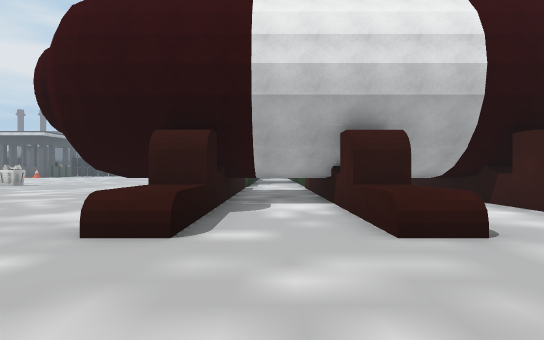
view 1 (above)

21 first-person views from a walk through a Unity game level. The camera is 1.5 m above the floor, looks level and sees 80° across. The floor is counted in squares, 2 m on a side. Each view is taken from the middle of a square. On the plan, view 1 faces up. The plan holds only what a view shows up to about 11 squares ahead; the rest is blank. The place goes on beyond the plan. The player is left out. Some surface patterns are stand-ins.

view 2
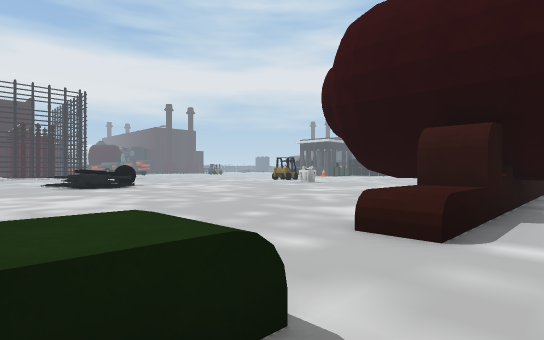

view 3
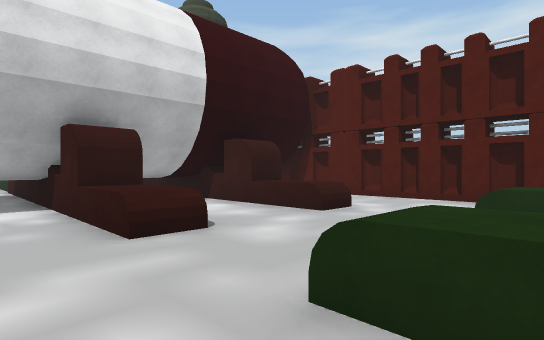

view 4
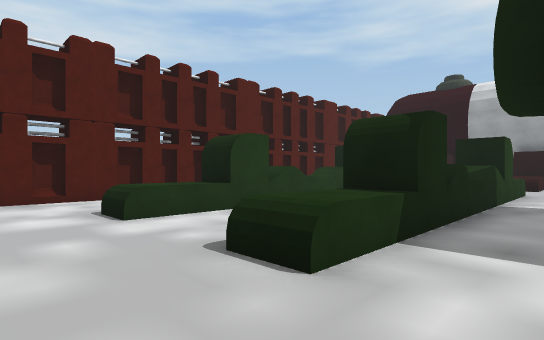

view 5
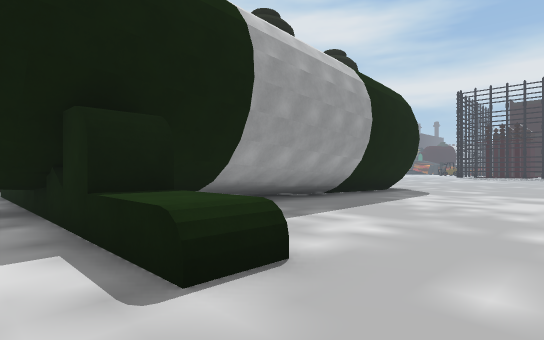

view 6
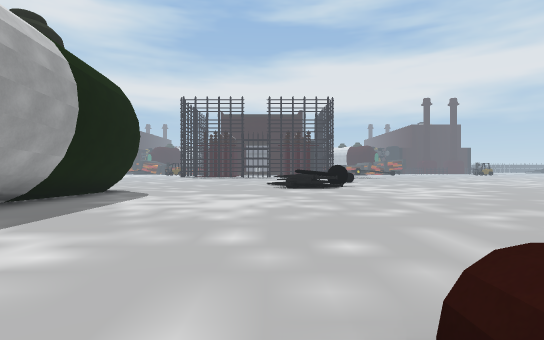

view 7
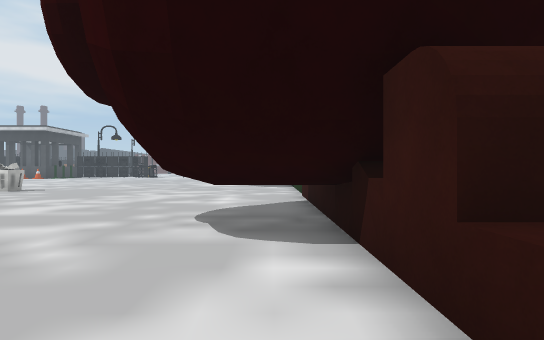

view 8
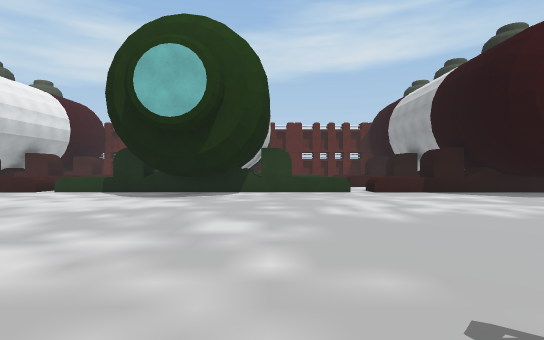

view 9
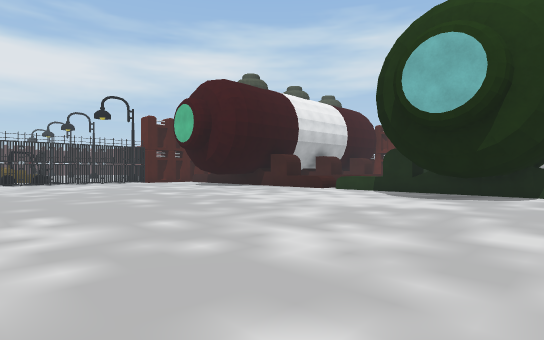

view 10
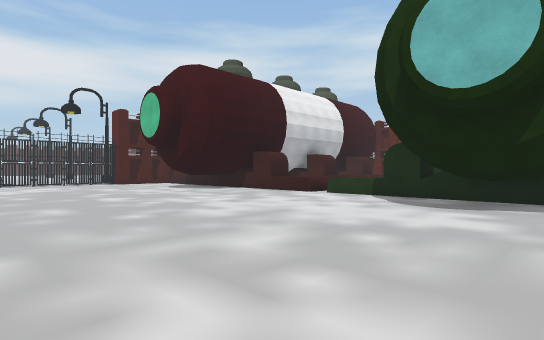

view 11
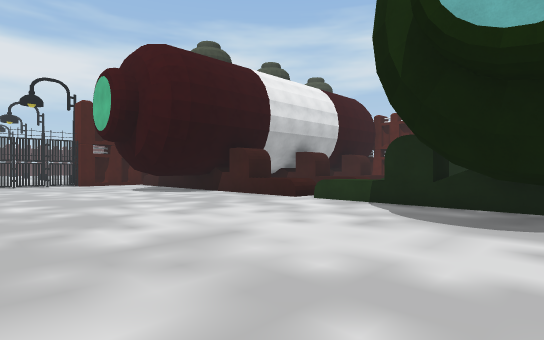

view 12
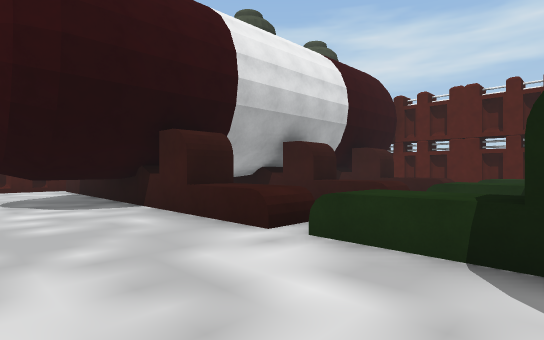

view 13
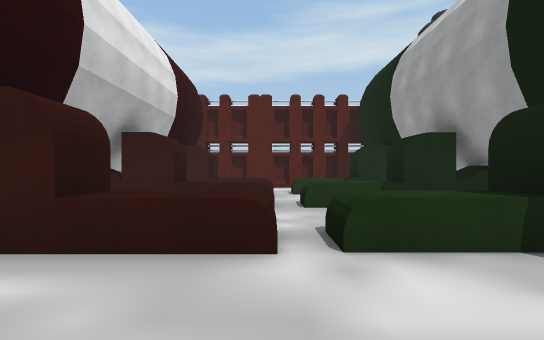

view 14
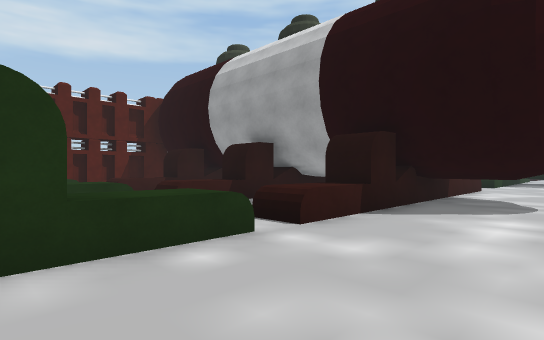

view 15
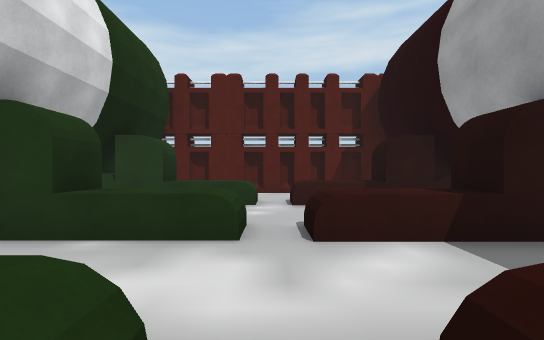

view 16
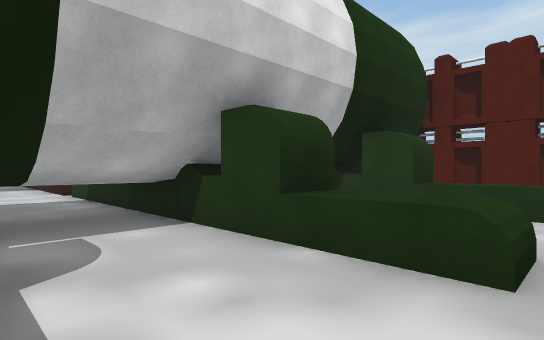

view 17
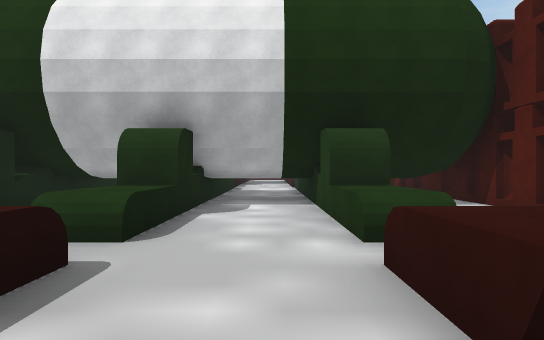

view 18
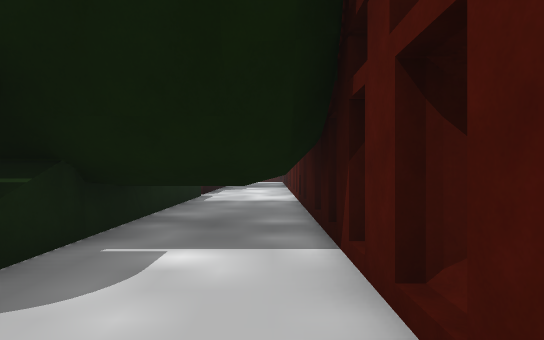

view 19
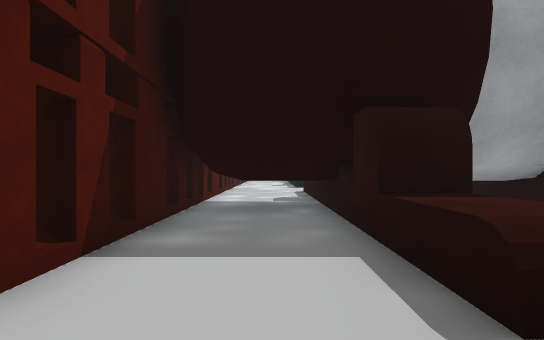

view 20
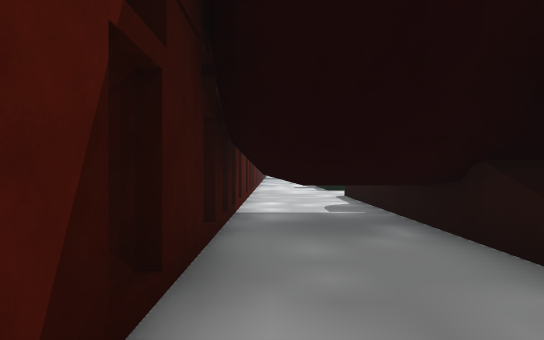

view 21
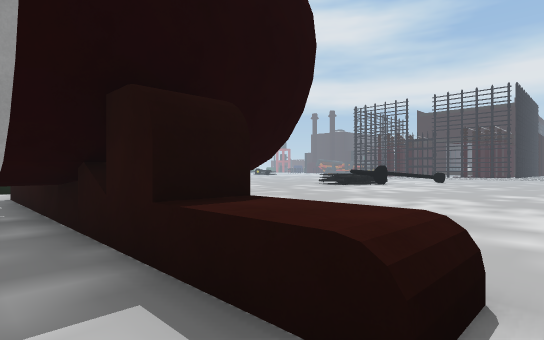

### Floor plan
Key: @ floor where view 1 was taken; # wall or solid block; x gap in a wall; . floor; = window, fence, low wall or low ledge; ^ raised ledge.
Columns run from 13 left of view 1 to 9 right of it. Each row starts with its distance up from view 1.
 32    .....   #
 31  ........  #
 30  ........##
 29  ........###  #
 28  ..........# .##  #
 27  ..........##.##  ##
 26  ..........^^..^  ^^..#
 25  ..........^^.=^..^^..#
 24  ..........^^..^..^^..#
 23  ..........^^.#^  ^^..#
 22 ...........##.###.##..#
 21 ...........=#.##..##..#
 20 .........#######  ##  #
 19 .........##############
 18  ..........##..#..##..#
 17 ...........##..#..##..#
 16   .........^^..^..^^..#
 15   .........^^..^..^^..#
 14   ....................#
 13 ...........^^..^..^^..#
 12 ...........^^..^..^^..#
 11 ...........##..# .##..#
 10  ..........##..#  ##..#
  9  ........##############
  8  ........###########  #
  7  ..........##..# .##..#
  6  ..........##..# .##..#
  5  ..........^^..^..^^..#
  4  ..........^^..^..^^..#
  3 ......................#
  2 ......................#
  1 ...........^^..^..^^..#
  0 ...........^^@.^..^^  #
 -1  ......... ##..#  ##  #
 -2  #######.   #..#  ^   #
 -3       ####### x^  ^^  #
 -4             # .^  ^^

Positions as (right, up) in squares from view 1, and headings:
1: (0, 0), facing up
2: (0, 0), facing up-left
3: (0, 0), facing up-right
4: (0, 3), facing down-right
5: (0, 3), facing down-left
6: (-1, 3), facing left
7: (-3, 4), facing up
8: (-13, 17), facing right
9: (-13, 17), facing up-right
10: (-11, 18), facing up-right
11: (-9, 19), facing up-right
12: (-5, 22), facing up-right
13: (-5, 25), facing right
14: (-5, 17), facing down-right
15: (-2, 14), facing right
16: (-1, 14), facing up-right
17: (4, 11), facing up
18: (8, 15), facing up
19: (7, 15), facing down
20: (8, 13), facing down
21: (0, 14), facing down-left
